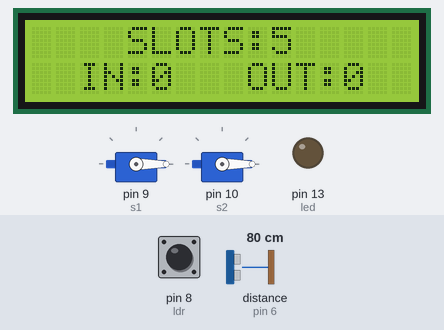
Bench run of a sketch on a simulated Arduino Uno, built with avr-gcc and run on an emulated ATmega328P. Shown: 2 × servo, 16×2 character LCD, output pins drawn as LEDs (lit = HIGH). Wiring (inferred from the names in the program): ultrasonic range finder: trigger pin 7; echo pin 6. Inputs (shaded band) come from the test bench; at power-on: distance to the obstacle (sensor on pin 6) 80 cm, pin 8 (ldr) HIGH. The echo pulse lasts 58.3 µs per cm; pins used as bus, display or sensor lines are not drawn; what the sketch prints to the serial monitor is not drawn.

Above: at 1.2 s.
1.3 s: distance to the obstacle (sensor on pin 6) set to 22 cm
2.8 s: distance to the obstacle (sensor on pin 6) set to 18 cm
At 4.6 s:
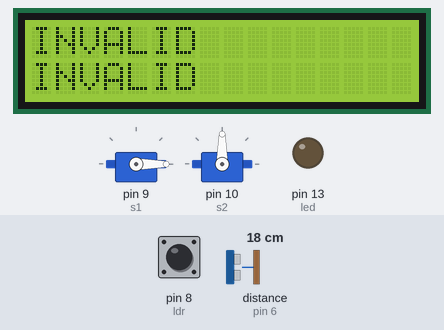
5.5 s: distance to the obstacle (sensor on pin 6) set to 35 cm
At 6.18 s:
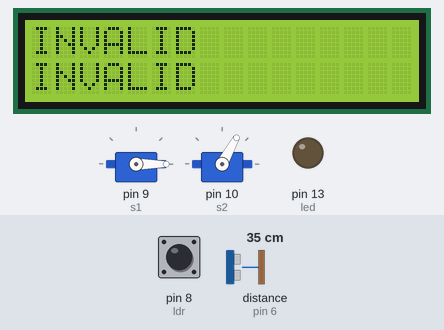
8.5 s: distance to the obstacle (sensor on pin 6) set to 2 cm
At 10.2 s:
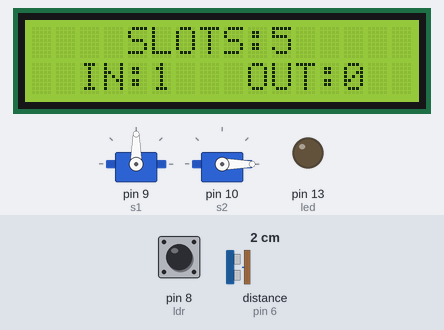
Timing chart, 0 to 11.7 s (numbered marks = the images above; inputs shaded):
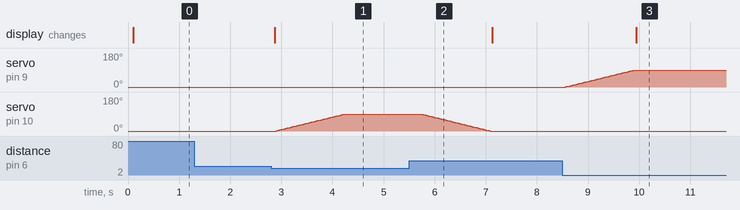

The sketch:

main.ino
```cpp
#include <Servo.h>
#include <Wire.h>
#include <LiquidCrystal_I2C.h>
int echo = 6;
int trig = 7;
int ldr = 8;
Servo s1;  //9
Servo s2;  //10
int led = 13;
long timeinmicro;
long distance;
int state = 0;
int clear = 0;
int gate1 = 0;
int gate2 = 0;
int gatestate = 0;
int vis_in = 0;
int vis_out = 0;
const int max_in = 5;
LiquidCrystal_I2C lcd(0x27, 16, 2);
void setup() {
  Serial.begin(9600);
  pinMode(7, OUTPUT);
  pinMode(6, INPUT);
  s1.attach(9);
  s2.attach(10);
  s1.write(0);
  s2.write(0);
  pinMode(ldr, INPUT);
  pinMode(led, OUTPUT);
  lcd.begin();
}

void loop() {
  digitalWrite(trig, LOW);
  delayMicroseconds(2);
  digitalWrite(trig, HIGH);
  delayMicroseconds(10);
  digitalWrite(trig, LOW);

  timeinmicro = pulseIn(echo, HIGH);
  distance = timeinmicro / 29 / 2;
  Serial.println(distance);
  if (state == 0) {
    if (clear == 1) {
      lcd.clear();
      clear = 0;
    }
    lcd.print("    SLOTS:");
    lcd.print(max_in - vis_in + vis_out);
    lcd.setCursor(2, 1);
    lcd.print("IN:");
    lcd.print(vis_in);
    lcd.setCursor(9, 1);
    lcd.print("OUT:");
    lcd.print(vis_out);
  }
  delay(10);

  if (distance > 0 && distance < 10 && gate2 == 0 && gatestate == 0) {
    if (digitalRead(ldr) != 1) {
      digitalWrite(led, HIGH);
    }
    if (state == 1)
      clear = 1;
    if ((max_in - vis_in + vis_out) == 0) {
      state = 1;
      if (clear != 1)
        lcd.clear();
      lcd.print(" PARKING FULL!!");
      lcd.setCursor(0, 1);
      lcd.print("  GO ELSEWHERE");
      gatestate = 1;
    } else {
      for (int i = 0; i <= 90; i++) {
        s1.write(i);
        delay(15);
      }
      gate1 = 1;
      gatestate = 1;
      vis_in++;
    }
  } else if (distance > 10 && distance < 20 && gate1 == 0 && gatestate == 0) {
    if (digitalRead(ldr) != 1) {
      digitalWrite(led, HIGH);
    }
    if (state == 2)
      clear = 1;
    state = 2;
    if ((max_in - vis_in + vis_out) == 5) {

      if (clear != 1)
        lcd.clear();
      lcd.print("INVALID");
      lcd.setCursor(0, 1);
      lcd.print("INVALID");
      gate2 = 1;
      gatestate = 1;
      for (int i = 0; i <= 90; i++) {
        s2.write(i);
        delay(15);
      }
    } else {
      if (clear != 1)
        lcd.clear();
      lcd.print("   THANK-YOU");
      lcd.setCursor(0, 1);
      lcd.print(" PLS COME AGAIN");
      for (int i = 0; i <= 90; i++) {
        s2.write(i);
        delay(15);
      }
      gate2 = 1;
      gatestate = 1;
      vis_out++;
    }
  } else if (gatestate == 1 && distance > 20) {
    delay(200);
    if (gate1) {
      for (int i = 90; i >= 0; i--) {
        s1.write(i);
        delay(15);
      }
    } else if (gate2) {
      for (int i = 90; i >= 0; i--) {
        s2.write(i);
        delay(15);
      }
    }
    digitalWrite(led, LOW);
    gate1 = 0;
    gate2 = 0;
    gatestate = 0;
    state = 0;
    clear = 1;
  }
  Serial.println(digitalRead(ldr));
}
```

Measured:
- the behaviour switches between 21 and 20 cm on distance to the obstacle (sensor on pin 6) (found by bisection; images 0 and 1)
- after the input at 1.3 s, every drawn part: stays the same
- after the input at 2.8 s, servo on pin 10 (s2): moves from 0° to 90° over 1.3 s, starting after 0.10 s; the display: changes after 0.07 s (image 1)
- after the input at 5.5 s, servo on pin 10 (s2): moves from 90° to 0° over 1.4 s, starting after 0.23 s
- after the input at 8.5 s, servo on pin 9 (s1): moves from 0° to 90° over 1.4 s, starting after 0.06 s; the display: changes after 1.4 s (image 3)
